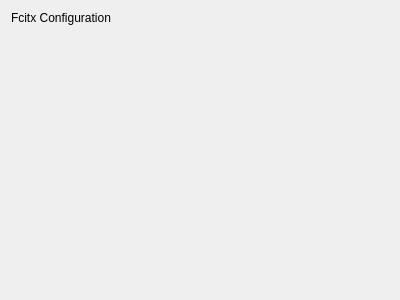
<?xml version="1.0" encoding="UTF-8"?>
<ui version="4.0">
 <class>Module</class>
 <widget class="QWidget" name="Module">
  <property name="geometry">
   <rect>
    <x>0</x>
    <y>0</y>
    <width>400</width>
    <height>300</height>
   </rect>
  </property>
  <property name="sizePolicy">
   <sizepolicy hsizetype="Expanding" vsizetype="Expanding">
    <horstretch>0</horstretch>
    <verstretch>0</verstretch>
   </sizepolicy>
  </property>
  <property name="windowTitle">
   <string>Form</string>
  </property>
  <layout class="QVBoxLayout" name="verticalLayout_2">
   <item>
    <widget class="QLabel" name="label">
     <property name="sizePolicy">
      <sizepolicy hsizetype="Preferred" vsizetype="Preferred">
       <horstretch>0</horstretch>
       <verstretch>0</verstretch>
      </sizepolicy>
     </property>
     <property name="text">
      <string>Fcitx Configuration</string>
     </property>
    </widget>
   </item>
   <item>
    <widget class="FcitxAddonSelector" name="addonSelector" native="true">
     <property name="sizePolicy">
      <sizepolicy hsizetype="Expanding" vsizetype="Expanding">
       <horstretch>0</horstretch>
       <verstretch>0</verstretch>
      </sizepolicy>
     </property>
    </widget>
   </item>
  </layout>
 </widget>
 <customwidgets>
  <customwidget>
   <class>FcitxAddonSelector</class>
   <extends>QWidget</extends>
   <header>FcitxAddonSelector.h</header>
  </customwidget>
 </customwidgets>
 <resources/>
 <connections/>
</ui>
